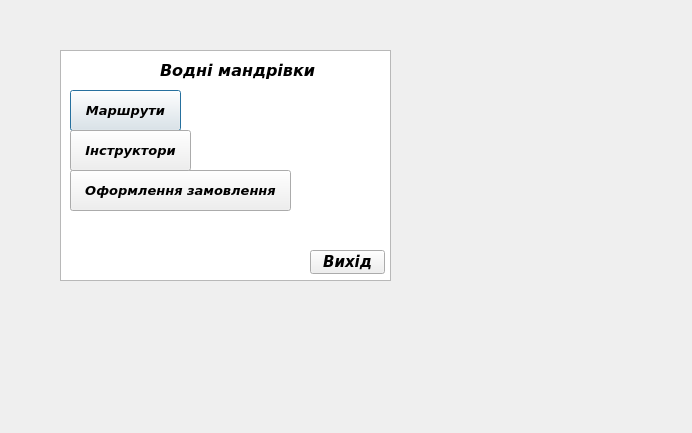
<?xml version="1.0" encoding="UTF-8"?>
<ui version="4.0">
 <class>CreateWater</class>
 <widget class="QDialog" name="CreateWater">
  <property name="geometry">
   <rect>
    <x>0</x>
    <y>0</y>
    <width>692</width>
    <height>433</height>
   </rect>
  </property>
  <property name="windowTitle">
   <string>Dialog</string>
  </property>
  <widget class="QListWidget" name="listWidget">
   <property name="geometry">
    <rect>
     <x>60</x>
     <y>50</y>
     <width>331</width>
     <height>231</height>
    </rect>
   </property>
  </widget>
  <widget class="QPushButton" name="pushButton">
   <property name="geometry">
    <rect>
     <x>70</x>
     <y>90</y>
     <width>111</width>
     <height>41</height>
    </rect>
   </property>
   <property name="font">
    <font>
     <family>Verdana</family>
     <pointsize>10</pointsize>
     <italic>true</italic>
     <bold>true</bold>
    </font>
   </property>
   <property name="text">
    <string>Маршрути</string>
   </property>
  </widget>
  <widget class="QPushButton" name="pushButton_2">
   <property name="geometry">
    <rect>
     <x>70</x>
     <y>170</y>
     <width>221</width>
     <height>41</height>
    </rect>
   </property>
   <property name="font">
    <font>
     <family>Verdana</family>
     <pointsize>10</pointsize>
     <italic>true</italic>
     <bold>true</bold>
    </font>
   </property>
   <property name="text">
    <string>Оформлення замовлення</string>
   </property>
  </widget>
  <widget class="QPushButton" name="pushButton_3">
   <property name="geometry">
    <rect>
     <x>310</x>
     <y>250</y>
     <width>75</width>
     <height>24</height>
    </rect>
   </property>
   <property name="font">
    <font>
     <family>Verdana</family>
     <pointsize>11</pointsize>
     <italic>true</italic>
     <bold>true</bold>
    </font>
   </property>
   <property name="text">
    <string>Вихід</string>
   </property>
  </widget>
  <widget class="QPushButton" name="pushButton_4">
   <property name="geometry">
    <rect>
     <x>70</x>
     <y>130</y>
     <width>121</width>
     <height>41</height>
    </rect>
   </property>
   <property name="font">
    <font>
     <family>Verdana</family>
     <pointsize>10</pointsize>
     <italic>true</italic>
     <bold>true</bold>
    </font>
   </property>
   <property name="text">
    <string>Інструктори</string>
   </property>
  </widget>
  <widget class="QLabel" name="label">
   <property name="geometry">
    <rect>
     <x>160</x>
     <y>60</y>
     <width>181</width>
     <height>20</height>
    </rect>
   </property>
   <property name="font">
    <font>
     <family>Verdana</family>
     <pointsize>12</pointsize>
     <italic>true</italic>
     <bold>true</bold>
    </font>
   </property>
   <property name="text">
    <string>Водні мандрівки</string>
   </property>
  </widget>
 </widget>
 <resources/>
 <connections/>
</ui>
